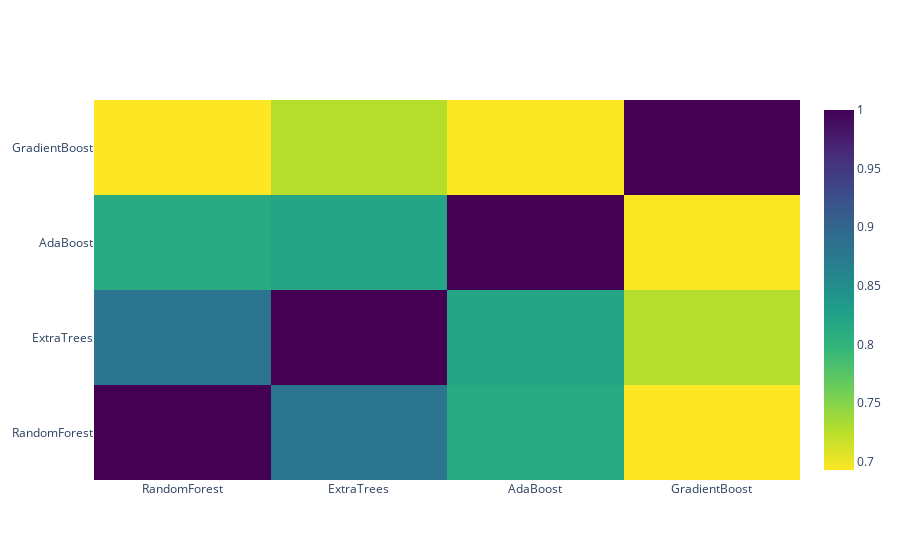

Source (notebook cell):
### Code cell
data = [
    go.Heatmap(
        z= base_predictions_train.astype(float).corr().values ,
        x=base_predictions_train.columns.values,
        y= base_predictions_train.columns.values,
          colorscale='Viridis',
            showscale=True,
            reversescale = True
    )
]
py.iplot(data, filename='labelled-heatmap')

### Figure 1 — Plotly figure (JSON) as saved in the notebook; plotly's stock layout.template omitted (floating-point values rounded to 4 significant figures)
{"data": [{"colorscale": [[0, "#440154"], [0.1111, "#482878"], [0.2222, "#3e4989"], [0.3333, "#31688e"], [0.4444, "#26828e"], [0.5556, "#1f9e89"], [0.6667, "#35b779"], [0.7778, "#6ece58"], [0.8889, "#b5de2b"], [1, "#fde725"]], "reversescale": true, "showscale": true, "type": "heatmap", "x": ["RandomForest", "ExtraTrees", "AdaBoost", "GradientBoost"], "y": ["RandomForest", "ExtraTrees", "AdaBoost", "GradientBoost"], "z": [[1, 0.8792, 0.8124, 0.6929], [0.8792, 1, 0.8199, 0.7274], [0.8124, 0.8199, 1, 0.6935], [0.6929, 0.7274, 0.6935, 1]]}], "layout": {}}
